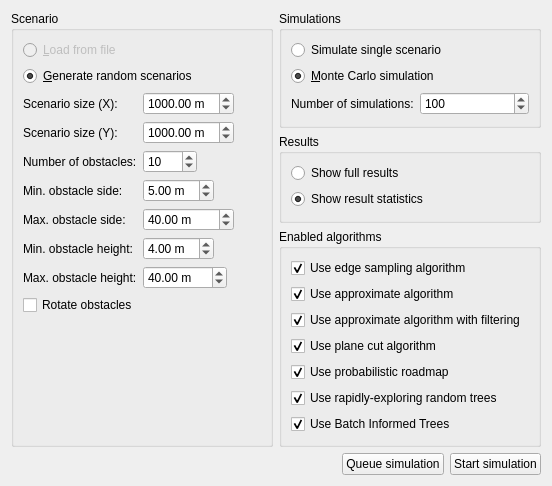
<?xml version="1.0" encoding="UTF-8"?>
<ui version="4.0">
 <class>pathfinding_simulation</class>
 <widget class="QWidget" name="pathfinding_simulation">
  <property name="geometry">
   <rect>
    <x>0</x>
    <y>0</y>
    <width>552</width>
    <height>486</height>
   </rect>
  </property>
  <layout class="QVBoxLayout" name="pathfinding_vertical_layout">
   <item>
    <layout class="QHBoxLayout" name="horizontalLayout">
     <item>
      <widget class="QGroupBox" name="environment_group">
       <property name="title">
        <string>Scenario</string>
       </property>
       <layout class="QVBoxLayout" name="environment_vertical_layout">
        <item>
         <widget class="QRadioButton" name="saved_environment_radio">
          <property name="enabled">
           <bool>false</bool>
          </property>
          <property name="text">
           <string>&amp;Load from file</string>
          </property>
         </widget>
        </item>
        <item>
         <widget class="QRadioButton" name="random_generated_environment_radio">
          <property name="text">
           <string>&amp;Generate random scenarios</string>
          </property>
          <property name="checked">
           <bool>true</bool>
          </property>
         </widget>
        </item>
        <item>
         <layout class="QFormLayout" name="random_generated_options">
          <property name="fieldGrowthPolicy">
           <enum>QFormLayout::ExpandingFieldsGrow</enum>
          </property>
          <item row="0" column="0">
           <widget class="QLabel" name="scenario_size_x_label">
            <property name="text">
             <string>Scenario size (X):</string>
            </property>
           </widget>
          </item>
          <item row="0" column="1">
           <widget class="QDoubleSpinBox" name="scenario_size_x_input">
            <property name="suffix">
             <string> m</string>
            </property>
            <property name="minimum">
             <double>0.010000000000000</double>
            </property>
            <property name="maximum">
             <double>10000.000000000000000</double>
            </property>
            <property name="value">
             <double>1000.000000000000000</double>
            </property>
           </widget>
          </item>
          <item row="1" column="0">
           <widget class="QLabel" name="scenario_size_y_label">
            <property name="text">
             <string>Scenario size (Y):</string>
            </property>
           </widget>
          </item>
          <item row="1" column="1">
           <widget class="QDoubleSpinBox" name="scenario_size_y_input">
            <property name="suffix">
             <string> m</string>
            </property>
            <property name="minimum">
             <double>0.010000000000000</double>
            </property>
            <property name="maximum">
             <double>10000.000000000000000</double>
            </property>
            <property name="value">
             <double>1000.000000000000000</double>
            </property>
           </widget>
          </item>
          <item row="2" column="0">
           <widget class="QLabel" name="obstacle_number_label">
            <property name="text">
             <string>Number of obstacles:</string>
            </property>
           </widget>
          </item>
          <item row="2" column="1">
           <widget class="QSpinBox" name="obstacle_number_input">
            <property name="minimum">
             <number>0</number>
            </property>
            <property name="maximum">
             <number>1000</number>
            </property>
            <property name="value">
             <number>10</number>
            </property>
           </widget>
          </item>
          <item row="3" column="0">
           <widget class="QLabel" name="min_obs_side_label">
            <property name="text">
             <string>Min. obstacle side:</string>
            </property>
           </widget>
          </item>
          <item row="3" column="1">
           <widget class="QDoubleSpinBox" name="min_obs_side_input">
            <property name="suffix">
             <string> m</string>
            </property>
            <property name="minimum">
             <double>0.010000000000000</double>
            </property>
            <property name="value">
             <double>5.000000000000000</double>
            </property>
           </widget>
          </item>
          <item row="4" column="0">
           <widget class="QLabel" name="max_obs_side_label">
            <property name="text">
             <string>Max. obstacle side:</string>
            </property>
           </widget>
          </item>
          <item row="4" column="1">
           <widget class="QDoubleSpinBox" name="max_obs_side_input">
            <property name="suffix">
             <string> m</string>
            </property>
            <property name="maximum">
             <double>10000.000000000000000</double>
            </property>
            <property name="value">
             <double>40.000000000000000</double>
            </property>
           </widget>
          </item>
          <item row="5" column="0">
           <widget class="QLabel" name="min_obs_height_label">
            <property name="text">
             <string>Min. obstacle height:</string>
            </property>
           </widget>
          </item>
          <item row="5" column="1">
           <widget class="QDoubleSpinBox" name="min_obs_height_input">
            <property name="suffix">
             <string> m</string>
            </property>
            <property name="minimum">
             <double>0.010000000000000</double>
            </property>
            <property name="value">
             <double>4.000000000000000</double>
            </property>
           </widget>
          </item>
          <item row="6" column="0">
           <widget class="QLabel" name="max_obs_height_label">
            <property name="text">
             <string>Max. obstacle height:</string>
            </property>
           </widget>
          </item>
          <item row="6" column="1">
           <widget class="QDoubleSpinBox" name="max_obs_height_input">
            <property name="suffix">
             <string> m</string>
            </property>
            <property name="maximum">
             <double>1000.000000000000000</double>
            </property>
            <property name="value">
             <double>40.000000000000000</double>
            </property>
           </widget>
          </item>
         </layout>
        </item>
        <item>
         <widget class="QCheckBox" name="rotation_checkbox">
          <property name="text">
           <string>Rotate obstacles</string>
          </property>
         </widget>
        </item>
        <item>
         <spacer name="environment_spacer">
          <property name="orientation">
           <enum>Qt::Vertical</enum>
          </property>
          <property name="sizeHint" stdset="0">
           <size>
            <width>0</width>
            <height>1</height>
           </size>
          </property>
         </spacer>
        </item>
       </layout>
      </widget>
     </item>
     <item>
      <widget class="QWidget" name="right_half_widget" native="true">
       <layout class="QVBoxLayout" name="right_half_vertical_layout">
        <property name="leftMargin">
         <number>0</number>
        </property>
        <property name="topMargin">
         <number>0</number>
        </property>
        <property name="rightMargin">
         <number>0</number>
        </property>
        <property name="bottomMargin">
         <number>0</number>
        </property>
        <item>
         <widget class="QGroupBox" name="simulations_group">
          <property name="title">
           <string>Simulations</string>
          </property>
          <layout class="QVBoxLayout" name="simulations_vertical_layout">
           <item>
            <widget class="QRadioButton" name="single_scenario_radio_button">
             <property name="text">
              <string>Simulate single scenario</string>
             </property>
            </widget>
           </item>
           <item>
            <widget class="QRadioButton" name="monte_carlo_radio_button">
             <property name="text">
              <string>&amp;Monte Carlo simulation</string>
             </property>
             <property name="checked">
              <bool>true</bool>
             </property>
            </widget>
           </item>
           <item>
            <layout class="QFormLayout" name="monte_carlo_options_form">
             <item row="0" column="1">
              <widget class="QSpinBox" name="simulation_number_input">
               <property name="minimum">
                <number>1</number>
               </property>
               <property name="maximum">
                <number>100000</number>
               </property>
               <property name="value">
                <number>100</number>
               </property>
              </widget>
             </item>
             <item row="0" column="0">
              <widget class="QLabel" name="simulation_number_label">
               <property name="text">
                <string>Number of simulations:</string>
               </property>
              </widget>
             </item>
            </layout>
           </item>
           <item>
            <spacer name="simulations_spacer">
             <property name="orientation">
              <enum>Qt::Vertical</enum>
             </property>
             <property name="sizeHint" stdset="0">
              <size>
               <width>0</width>
               <height>1</height>
              </size>
             </property>
            </spacer>
           </item>
          </layout>
         </widget>
        </item>
        <item>
         <widget class="QGroupBox" name="results_group">
          <property name="title">
           <string>Results</string>
          </property>
          <layout class="QVBoxLayout" name="results_vertical_layout">
           <item>
            <widget class="QRadioButton" name="full_results_radio_button">
             <property name="text">
              <string>Show full results</string>
             </property>
            </widget>
           </item>
           <item>
            <widget class="QRadioButton" name="statistics_radio_button">
             <property name="text">
              <string>Show result statistics</string>
             </property>
             <property name="checked">
              <bool>true</bool>
             </property>
            </widget>
           </item>
           <item>
            <spacer name="results_spacer">
             <property name="orientation">
              <enum>Qt::Vertical</enum>
             </property>
             <property name="sizeHint" stdset="0">
              <size>
               <width>0</width>
               <height>1</height>
              </size>
             </property>
            </spacer>
           </item>
          </layout>
         </widget>
        </item>
        <item>
         <widget class="QGroupBox" name="enabled_algorithms_group">
          <property name="title">
           <string>Enabled algorithms</string>
          </property>
          <layout class="QVBoxLayout" name="enabled_algorithms_vertical_layout">
           <item>
            <widget class="QCheckBox" name="reference_checkbox">
             <property name="text">
              <string>Use edge sampling algorithm</string>
             </property>
             <property name="checked">
              <bool>true</bool>
             </property>
            </widget>
           </item>
           <item>
            <widget class="QCheckBox" name="approximate_checkbox">
             <property name="text">
              <string>Use approximate algorithm</string>
             </property>
             <property name="checked">
              <bool>true</bool>
             </property>
            </widget>
           </item>
           <item>
            <widget class="QCheckBox" name="approximate_filtering_checkbox">
             <property name="text">
              <string>Use approximate algorithm with filtering</string>
             </property>
             <property name="checked">
              <bool>true</bool>
             </property>
            </widget>
           </item>
           <item>
            <widget class="QCheckBox" name="plane_cut_checkbox">
             <property name="text">
              <string>Use plane cut algorithm</string>
             </property>
             <property name="checked">
              <bool>true</bool>
             </property>
            </widget>
           </item>
           <item>
            <widget class="QCheckBox" name="prm_checkbox">
             <property name="text">
              <string>Use probabilistic roadmap</string>
             </property>
             <property name="checked">
              <bool>true</bool>
             </property>
            </widget>
           </item>
           <item>
            <widget class="QCheckBox" name="rrt_checkbox">
             <property name="text">
              <string>Use rapidly-exploring random trees</string>
             </property>
             <property name="checked">
              <bool>true</bool>
             </property>
            </widget>
           </item>
           <item>
            <widget class="QCheckBox" name="bitstar_checkbox">
             <property name="text">
              <string>Use Batch Informed Trees</string>
             </property>
             <property name="checked">
              <bool>true</bool>
             </property>
            </widget>
           </item>
           <item>
            <spacer name="algorithms_spacer_checkbox">
             <property name="orientation">
              <enum>Qt::Vertical</enum>
             </property>
             <property name="sizeHint" stdset="0">
              <size>
               <width>0</width>
               <height>1</height>
              </size>
             </property>
            </spacer>
           </item>
          </layout>
         </widget>
        </item>
       </layout>
      </widget>
     </item>
    </layout>
   </item>
   <item>
    <layout class="QHBoxLayout" name="bottom_button_layout">
     <item>
      <spacer name="bottom_spacer">
       <property name="orientation">
        <enum>Qt::Horizontal</enum>
       </property>
       <property name="sizeHint" stdset="0">
        <size>
         <width>1</width>
         <height>0</height>
        </size>
       </property>
      </spacer>
     </item>
     <item>
      <widget class="QPushButton" name="queue_simulation_button">
       <property name="text">
        <string>Queue simulation</string>
       </property>
      </widget>
     </item>
     <item>
      <widget class="QPushButton" name="start_simulation_button">
       <property name="text">
        <string>Start simulation</string>
       </property>
      </widget>
     </item>
    </layout>
   </item>
  </layout>
 </widget>
 <resources/>
 <connections/>
 <slots>
  <slot>adjust_limits()</slot>
 </slots>
</ui>
